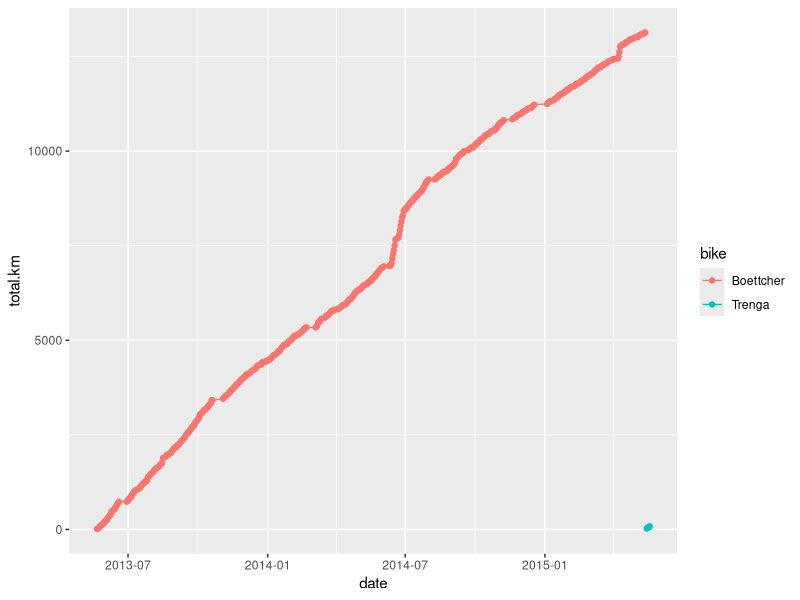
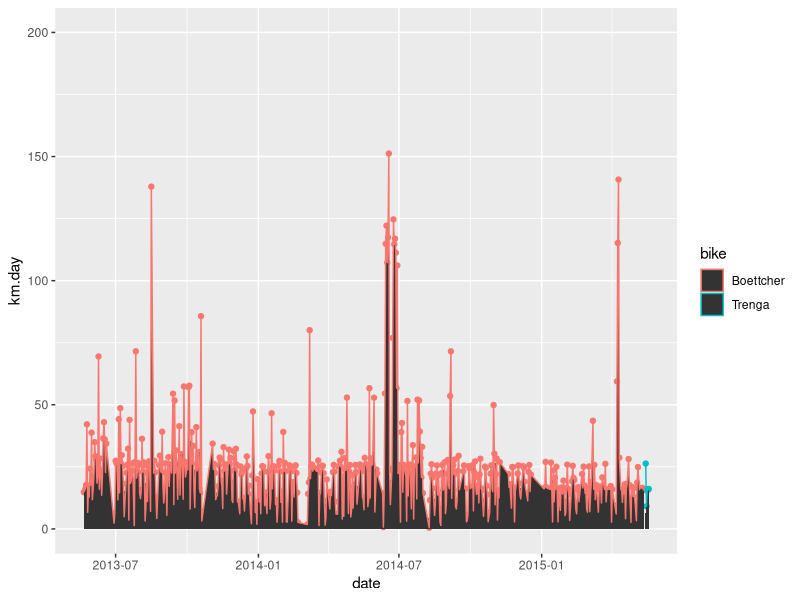

Source code (R) for these figures, in order:
# --- reading, converting
df <- read.csv("stats.csv", sep=";", dec=".", comment.char="#")

df$date <- as.Date(df$date, "%d.%m.%Y")
df$km.day <- as.numeric(as.character(df$km.day))
df$V_mean <- as.numeric(as.character(df$V_mean))
df$V_max <- as.numeric(as.character(df$V_max))

# ..debug data..
# lapply(df, class)
# str(df)
# which(is.na(df$V_max))

# --- plotting
library(ggplot2)

png("r_stats_%d.png", width=2000, height=800, res=120)

ggplot(df, aes(x=date, y=total.km, group=bike, color=bike)) +
      geom_point() +
      geom_line()

ggplot(df, aes(x=date, y=km.day, group=bike, color=bike)) +
      geom_point() +
      geom_area() +
      scale_y_continuous(limit=c(0, 200))
#       expand_limits(y=c(0, 200))
#      geom_smooth(aes(group=bike), method="lm", se=FALSE)

